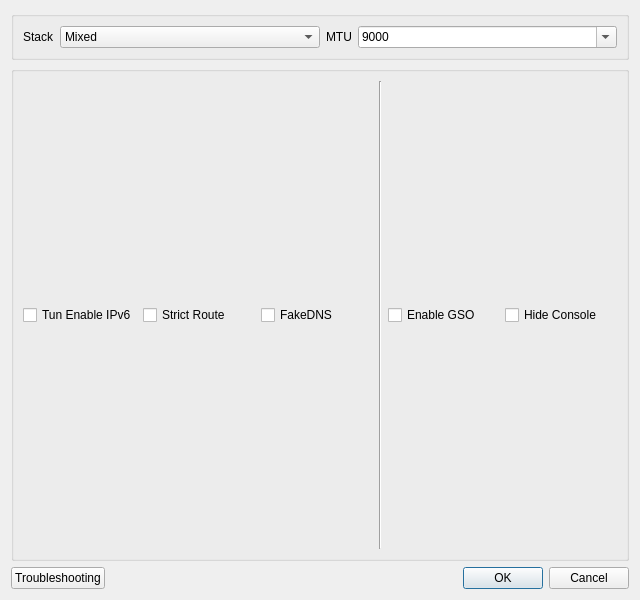
<?xml version="1.0" encoding="UTF-8"?>
<ui version="4.0">
 <class>DialogVPNSettings</class>
 <widget class="QDialog" name="DialogVPNSettings">
  <property name="geometry">
   <rect>
    <x>0</x>
    <y>0</y>
    <width>640</width>
    <height>600</height>
   </rect>
  </property>
  <property name="windowTitle">
   <string>Tun Settings</string>
  </property>
  <layout class="QVBoxLayout" name="verticalLayout">
   <item>
    <widget class="QGroupBox" name="groupBox">
     <property name="sizePolicy">
      <sizepolicy hsizetype="Preferred" vsizetype="Maximum">
       <horstretch>0</horstretch>
       <verstretch>0</verstretch>
      </sizepolicy>
     </property>
     <layout class="QHBoxLayout" name="horizontalLayout_5">
      <item>
       <widget class="QLabel" name="label_4">
        <property name="sizePolicy">
         <sizepolicy hsizetype="Maximum" vsizetype="Preferred">
          <horstretch>0</horstretch>
          <verstretch>0</verstretch>
         </sizepolicy>
        </property>
        <property name="text">
         <string notr="true">Stack</string>
        </property>
       </widget>
      </item>
      <item>
       <widget class="QComboBox" name="vpn_implementation">
        <item>
         <property name="text">
          <string notr="true">Mixed</string>
         </property>
        </item>
        <item>
         <property name="text">
          <string notr="true">gVisor</string>
         </property>
        </item>
        <item>
         <property name="text">
          <string notr="true">System</string>
         </property>
        </item>
       </widget>
      </item>
      <item>
       <widget class="QLabel" name="label_10">
        <property name="sizePolicy">
         <sizepolicy hsizetype="Maximum" vsizetype="Preferred">
          <horstretch>0</horstretch>
          <verstretch>0</verstretch>
         </sizepolicy>
        </property>
        <property name="text">
         <string notr="true">MTU</string>
        </property>
       </widget>
      </item>
      <item>
       <widget class="QComboBox" name="vpn_mtu">
        <property name="editable">
         <bool>true</bool>
        </property>
        <item>
         <property name="text">
          <string notr="true">9000</string>
         </property>
        </item>
        <item>
         <property name="text">
          <string notr="true">1500</string>
         </property>
        </item>
       </widget>
      </item>
     </layout>
    </widget>
   </item>
   <item>
    <widget class="QGroupBox" name="horizontalGroupBox_2">
     <layout class="QHBoxLayout" name="horizontalLayout">
      <item>
       <widget class="QCheckBox" name="vpn_ipv6">
        <property name="text">
         <string>Tun Enable IPv6</string>
        </property>
       </widget>
      </item>
      <item>
       <widget class="QCheckBox" name="strict_route">
        <property name="text">
         <string notr="true">Strict Route</string>
        </property>
       </widget>
      </item>
      <item>
       <widget class="QCheckBox" name="fake_dns">
        <property name="text">
         <string notr="true">FakeDNS</string>
        </property>
       </widget>
      </item>
      <item>
       <widget class="Line" name="line">
        <property name="orientation">
         <enum>Qt::Vertical</enum>
        </property>
       </widget>
      </item>
      <item>
       <widget class="QCheckBox" name="gso_enable">
        <property name="toolTip">
         <string>&lt;html&gt;&lt;head/&gt;&lt;body&gt;&lt;p&gt;Enables Generic Segmentation offloading on the Tun device, Only supported on Linux&lt;/p&gt;&lt;/body&gt;&lt;/html&gt;</string>
        </property>
        <property name="text">
         <string>Enable GSO</string>
        </property>
       </widget>
      </item>
      <item>
       <widget class="QCheckBox" name="hide_console">
        <property name="text">
         <string>Hide Console</string>
        </property>
       </widget>
      </item>
     </layout>
    </widget>
   </item>
   <item>
    <layout class="QHBoxLayout" name="horizontalLayout_3">
     <item>
      <widget class="QPushButton" name="troubleshooting">
       <property name="text">
        <string>Troubleshooting</string>
       </property>
      </widget>
     </item>
     <item>
      <widget class="QDialogButtonBox" name="buttonBox">
       <property name="standardButtons">
        <set>QDialogButtonBox::Cancel|QDialogButtonBox::Ok</set>
       </property>
      </widget>
     </item>
    </layout>
   </item>
  </layout>
 </widget>
 <tabstops>
  <tabstop>vpn_implementation</tabstop>
  <tabstop>vpn_mtu</tabstop>
  <tabstop>vpn_ipv6</tabstop>
  <tabstop>strict_route</tabstop>
  <tabstop>fake_dns</tabstop>
  <tabstop>hide_console</tabstop>
  <tabstop>troubleshooting</tabstop>
 </tabstops>
 <resources/>
 <connections>
  <connection>
   <sender>buttonBox</sender>
   <signal>rejected()</signal>
   <receiver>DialogVPNSettings</receiver>
   <slot>reject()</slot>
   <hints>
    <hint type="sourcelabel">
     <x>399</x>
     <y>575</y>
    </hint>
    <hint type="destinationlabel">
     <x>399</x>
     <y>299</y>
    </hint>
   </hints>
  </connection>
  <connection>
   <sender>buttonBox</sender>
   <signal>accepted()</signal>
   <receiver>DialogVPNSettings</receiver>
   <slot>accept()</slot>
   <hints>
    <hint type="sourcelabel">
     <x>399</x>
     <y>575</y>
    </hint>
    <hint type="destinationlabel">
     <x>399</x>
     <y>299</y>
    </hint>
   </hints>
  </connection>
 </connections>
</ui>
